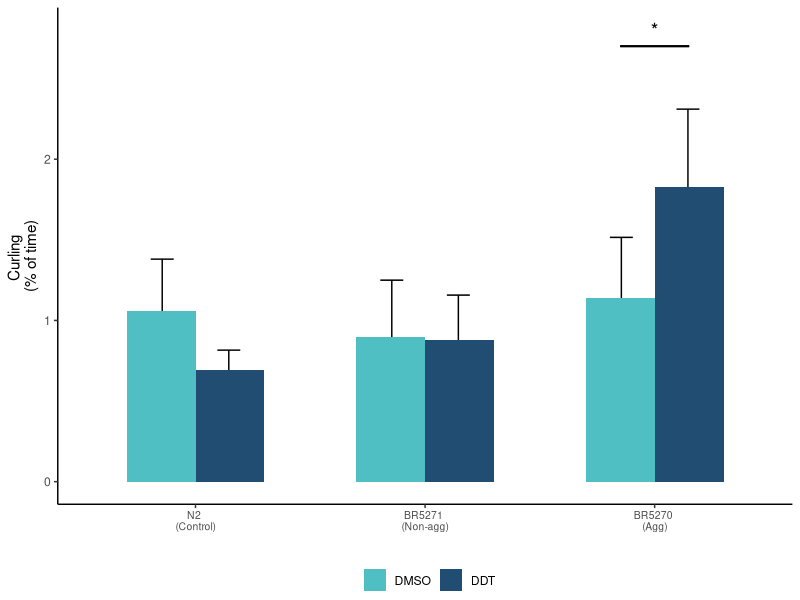

Write the R code that produced this figure.
############################################################
# ANALYZE SWIM BEHAVIOR
# THERE ARE 4-5 RUNS PER STRAIN EXPOSED AND UNEXPOSED TO DDT
# FIGURES FOR THE MANUSCRIPT ARE SAVED
# AS ARE RESULTS OF TUKEY HSD POST AN ANOVA
############################################################

library(tidyverse)
library(gridExtra)
library(ggpubr)
library(cowplot)

three <- read_tsv("swim_behavior/data/raw_data_aggregated.txt")

# Change levels for figure
three$trt = factor(three$trt, levels = c("DMSO", "DDT"))
three$strain.name = factor(three$strain.name, levels = c("N2", "BR5271", "BR5270"))

# SEM to reduce day-to-day variability
run.summarised <- three %>% group_by(run, assay.name, strain.name, trt) %>% 
    summarise(mean = mean(measure, na.rm = T), sd = sd(measure, na.rm = T), n()) 

sem <- run.summarised %>% group_by(assay.name, strain.name, trt) %>% 
    summarise(sum.mean = mean(mean), se = sd(mean)/sqrt(length(mean)), n()) 

#sem <- read_tsv("swim_behavior/data/all_strains_sem.txt")

waveint <- sem %>% 
    filter(assay.name %in% c("WaveInitRate")) %>% 
    ggplot(aes(x=strain.name, y=sum.mean, fill=trt)) + 
    theme_classic() + 
    scale_fill_manual(values = c("#50BFC3", "#214D72"))+
    geom_errorbar(aes(ymin=sum.mean-se, ymax=sum.mean+se), width=.2, position = position_dodge(width = 0.58)) +
    geom_bar(position= "dodge", stat="identity", width = 0.6) +
    xlab("") +
    ylab("Wave initiation rate \n(bends/min)") +
    theme(plot.title = element_text(size = 11)) +
    guides(fill = guide_legend("")) +
    geom_segment(aes(x=0.85, xend=2.85, y=125, yend=125)) +
    annotate("text", x = 1.85, y = 130, label = "*", size = 5) +
    geom_segment(aes(x = 0.85, xend = 0.85, y = 120, yend = 125)) +
    geom_segment(aes(x = 2.85, xend = 2.85, y = 120, yend = 125)) +
    theme(legend.position = "bottom",
          legend.margin = margin(0,0,0,0),
          axis.text.x = element_text(size = 7.5)) +
    scale_x_discrete(labels = c("N2 \n(Control)", "BR5271 \n(Non-agg)", "BR5270 \n(Agg)"))


tr.speed <- sem %>% 
    filter(assay.name %in% c("TravelSpeed")) %>% 
    ggplot(aes(x=strain.name, y=sum.mean, fill=trt)) + 
    theme_classic() + 
    scale_fill_manual(values = c("#50BFC3", "#214D72"))+
    geom_errorbar(aes(ymin=sum.mean-se, ymax=sum.mean+se), width=.2, position = position_dodge(width = 0.58)) +
    geom_bar(position= "dodge", stat="identity", width = 0.6) +
    xlab("") +
    ylab("Travel speed \n(mm/min)") +
    theme(plot.title = element_text(size = 11)) +
    guides(fill = guide_legend("")) +
    geom_segment(aes(x=0.85, xend=2.85, y=12, yend=12)) +
    annotate("text", x = 1.85, y = 12.5, label = "*", size = 5) +
    geom_segment(aes(x = 0.85, xend = 0.85, y = 12, yend = 11.5)) +
    geom_segment(aes(x = 2.85, xend = 2.85, y = 12, yend = 11.5)) +
    theme(legend.position = "bottom",
          legend.margin = margin(0,0,0,0),
          axis.text.x = element_text(size = 7.5)) +
    scale_x_discrete(labels = c("N2 \n(Control)", "BR5271 \n(Non-agg)", "BR5270 \n(Agg)"))


curling <- sem %>% 
    filter(assay.name %in% c("Curling")) %>% 
    ggplot(aes(x=strain.name, y=sum.mean, fill=trt)) + 
    theme_classic() + 
    scale_fill_manual(values = c("#50BFC3", "#214D72"))+
    geom_errorbar(aes(ymin=sum.mean-se, ymax=sum.mean+se), width=0.2, position = position_dodge(width = 0.58)) +
    geom_bar(position= "dodge", stat="identity", width = 0.6) +
    xlab("") +
    ylab("Curling \n(% of time)") +
    theme(plot.title = element_text(size = 11)) +
    guides(fill = guide_legend("")) +
    geom_segment(aes(x=2.85, xend=3.15, y=2.7, yend=2.7)) +
    annotate("text", x = 3, y = 2.8, label = "*", size = 5) +
    theme(legend.position = "bottom",
          legend.margin = margin(0,0,0,0),
          axis.text.x = element_text(size = 7.5)) +
    scale_x_discrete(labels = c("N2 \n(Control)", "BR5271 \n(Non-agg)", "BR5270 \n(Agg)"))


activity <- sem %>% 
    filter(assay.name %in% c("ActivityIndex")) %>% 
    ggplot(aes(x=strain.name, y=sum.mean, fill=trt)) + 
    theme_classic() + 
    scale_fill_manual(values = c("#50BFC3", "#214D72"))+
    geom_errorbar(aes(ymin=sum.mean-se, ymax=sum.mean+se), width=.2, position = position_dodge(width = 0.58)) +
    geom_bar(position= "dodge", stat="identity", width = 0.6) +
    xlab("") +
    ylab("Activity Index \n(Body area/min)") +
    theme(plot.title = element_text(size = 11)) +
    guides(fill = guide_legend("")) +
    geom_segment(aes(x= 0.85, xend=2.85, y=505, yend=505)) +
    annotate("text", x = 1.85, y = 520, label = "*", size = 5) +
    geom_segment(aes(x = 0.85, xend = 0.85, y = 490, yend = 505)) +
    geom_segment(aes(x = 2.85, xend = 2.85, y = 490, yend = 505)) +
    theme(legend.position = "bottom",
          legend.margin = margin(0,0,0,0),
          axis.text.x = element_text(size = 7.5)) +
    scale_x_discrete(labels = c("N2 \n(Control)", "BR5271 \n(Non-agg)", "BR5270 \n(Agg)"))

prow <- plot_grid(
    waveint + theme(legend.position="none"),
    tr.speed + theme(legend.position="none"),
    curling + theme(legend.position="none"),
    activity + theme(legend.position="none"),
    align = 'vh',
    labels = c("A", "B", "C", "D"),
    label_size = 12,
    hjust = -1,
    nrow =2
)

legend_b <- get_legend(
    curling +
        guides(color = guide_legend(nrow = 1)) +
        theme(legend.position = "bottom")
)

swim <- plot_grid(prow, legend_b, ncol = 1, rel_heights = c(1, .1))

# To save plot as a pdf
#pdf("swim_behavior/figures/swim_main_figure.pdf", width = 6, height = 6)
#plot_grid(prow, legend_b, ncol = 1, rel_heights = c(1, .1))
#dev.off()

######################
# SUPPLEMENTAL FIGURE
######################
assay.labs = c(c("Body wave number \n(waves)", "Stretch \ncurvature range (/mm)", "Attenuation \n Amplitude loss (in %)", 
                 "Asymmetry \nAverage body curvature (/mm)", "ReverseSwim \nTime spent reversing (in %)", "BrushStroke \n(body area/stroke)"))
names(assay.labs) <- c("WaveNumber", "Stretch", "Attenuation", "Asymmetry", "ReverseSwim", "BrushStroke")

supplemental <- sem %>%
    filter(assay.name %in% c("WaveNumber", "Stretch", "Attenuation", "Asymmetry", "ReverseSwim", "BrushStroke")) %>% 
    ggplot(aes(x=strain.name, y= sum.mean, fill=trt)) + 
    theme_bw() + 
    scale_fill_manual(values = c("#50BFC3", "#214D72"))+
    geom_errorbar(aes(ymin=sum.mean-se, ymax=sum.mean+se), width=.2, position = position_dodge(width = 0.58)) +
    geom_bar(position= "dodge", stat="identity", width = 0.6) +
    xlab("") +
    ylab("") +
    theme(plot.title = element_text(size = 11)) +
    guides(fill = guide_legend("")) +
    theme(legend.position = "bottom",
          legend.margin = margin(0,0,0,0)) +
    facet_wrap(~assay.name, nrow  = 3, scales = "free", labeller = labeller(assay.name = assay.labs)) +
    scale_x_discrete(labels = c("N2 \n(Control)", "BR5271 \n(Non-agg)", "BR5270 \n(Agg)"))

# To save plot as a pdf
#pdf("swim_behavior/figures/swim_supplemental.pdf", width = 6, height = 10)
#supplemental
#dev.off()

png("swim_behavior//figures/curling.png", 
           res = 300, units = "in", height = 3, width = 2.5)
curling
dev.off()
